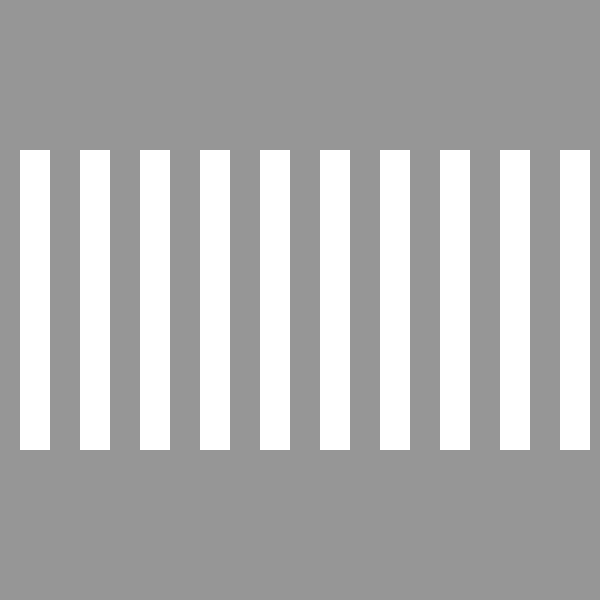
Frame 1 (no input)
Frame 60 (the mouse pressed at the canvas centre just before this capture): identical to frame 1, image omitted
Frame 120 (the mouse held since frame 60 and released just before this capture): identical to frame 1, image omitted

The Processing sketch that drew this single still picture (run headless with seeded random() and noise(); from frame 60 on, the mouse is pressed at the canvas centre):

// Processing sketch: Question_12
// ── Question_12.pde
void setup() {
  size(600, 600);
  noStroke();
}

void draw() {
  background(150);
  for (int i = 2; i <= 60; i+=6) {
    int x = 10;
    rect(i*x, 150, 30, 300);
    x += 60;
  }
}
